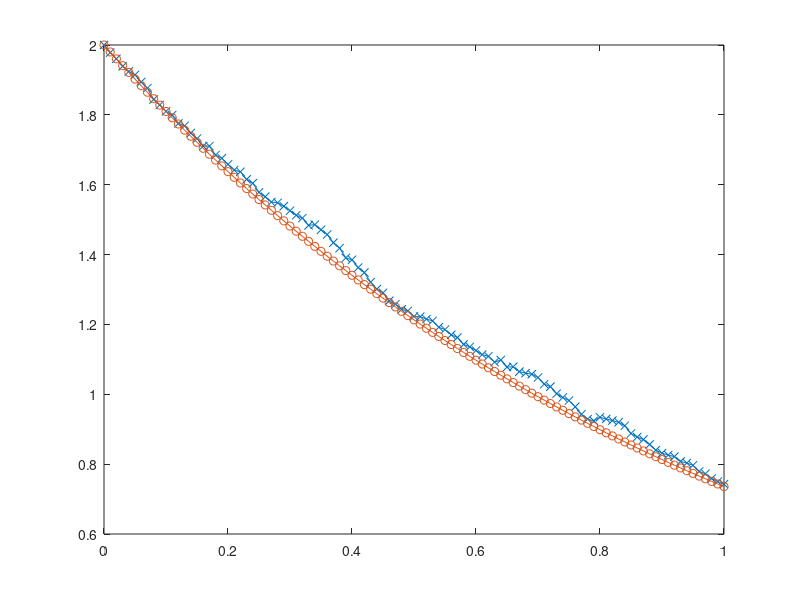

MATLAB code to generate this figure:
function [] = euler()
  load("par.mat")
  for j = 1:n_iter
    #wiener process
    dW = sqrt(dt).*randn(1,N-1); W = [0, cumsum(dW)];
    
    #euler method
    X(1) = x0;
    for n=2:N X(n) = X(n-1) + (a*X(n-1) + b).*dt + (c*X(n-1) + d).*dW(n-1); end;
    #figure(1); plot(t,X,"-x",t,x(W),"-o");
    
    normvec(j) = max(X-x(t));
    allX(j,:) = X;
    clear dW W X EXP;
  end
  
  #values for table
  Mean = mean(normvec)
  Median = median(normvec)
  Std = std(normvec)
  
  MX = mean(allX);
  figure(2); plot(t,MX,"-x",t,mx,"-o");
end
